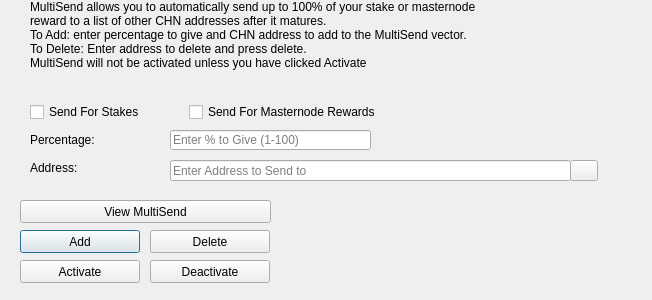
<?xml version="1.0" encoding="UTF-8"?>
<ui version="4.0">
 <class>MultiSendDialog</class>
 <widget class="QDialog" name="MultiSendDialog">
  <property name="windowModality">
   <enum>Qt::NonModal</enum>
  </property>
  <property name="geometry">
   <rect>
    <x>0</x>
    <y>0</y>
    <width>652</width>
    <height>300</height>
   </rect>
  </property>
  <property name="windowTitle">
   <string>MultiSend</string>
  </property>
  <widget class="QLineEdit" name="multiSendPercentEdit">
   <property name="geometry">
    <rect>
     <x>170</x>
     <y>130</y>
     <width>201</width>
     <height>20</height>
    </rect>
   </property>
   <property name="toolTip">
    <string>Enter whole numbers 1 - 100</string>
   </property>
   <property name="placeholderText">
    <string>Enter % to Give (1-100)</string>
   </property>
  </widget>
  <widget class="QLineEdit" name="multiSendAddressEdit">
   <property name="geometry">
    <rect>
     <x>170</x>
     <y>160</y>
     <width>401</width>
     <height>21</height>
    </rect>
   </property>
   <property name="toolTip">
    <string/>
   </property>
   <property name="placeholderText">
    <string>Enter Address to Send to</string>
   </property>
  </widget>
  <widget class="QLabel" name="label_2">
   <property name="geometry">
    <rect>
     <x>30</x>
     <y>0</y>
     <width>451</width>
     <height>121</height>
    </rect>
   </property>
   <property name="lineWidth">
    <number>1</number>
   </property>
   <property name="text">
    <string>MultiSend allows you to automatically send up to 100% of your stake or masternode reward to a list of other CHN addresses after it matures.
To Add: enter percentage to give and CHN address to add to the MultiSend vector.
To Delete: Enter address to delete and press delete.
MultiSend will not be activated unless you have clicked Activate</string>
   </property>
   <property name="alignment">
    <set>Qt::AlignLeading|Qt::AlignLeft|Qt::AlignTop</set>
   </property>
   <property name="wordWrap">
    <bool>true</bool>
   </property>
  </widget>
  <widget class="QLabel" name="message">
   <property name="geometry">
    <rect>
     <x>290</x>
     <y>200</y>
     <width>351</width>
     <height>91</height>
    </rect>
   </property>
   <property name="text">
    <string/>
   </property>
  </widget>
  <widget class="QPushButton" name="addButton">
   <property name="geometry">
    <rect>
     <x>20</x>
     <y>230</y>
     <width>120</width>
     <height>23</height>
    </rect>
   </property>
   <property name="toolTip">
    <string/>
   </property>
   <property name="statusTip">
    <string>Add to MultiSend Vector</string>
   </property>
   <property name="text">
    <string>Add</string>
   </property>
  </widget>
  <widget class="QPushButton" name="disableButton">
   <property name="geometry">
    <rect>
     <x>150</x>
     <y>260</y>
     <width>120</width>
     <height>23</height>
    </rect>
   </property>
   <property name="statusTip">
    <string>Deactivate MultiSend</string>
   </property>
   <property name="text">
    <string>Deactivate</string>
   </property>
  </widget>
  <widget class="QPushButton" name="addressBookButton">
   <property name="geometry">
    <rect>
     <x>570</x>
     <y>160</y>
     <width>28</width>
     <height>21</height>
    </rect>
   </property>
   <property name="toolTip">
    <string>Choose an address from the address book</string>
   </property>
   <property name="text">
    <string/>
   </property>
   <property name="icon">
    <iconset resource="../chronon.qrc">
     <normaloff>:/icons/address-book</normaloff>:/icons/address-book</iconset>
   </property>
   <property name="shortcut">
    <string>Alt+A</string>
   </property>
   <property name="autoDefault">
    <bool>false</bool>
   </property>
  </widget>
  <widget class="QLabel" name="label">
   <property name="geometry">
    <rect>
     <x>30</x>
     <y>130</y>
     <width>121</width>
     <height>20</height>
    </rect>
   </property>
   <property name="toolTip">
    <string>Percentage of stake to send</string>
   </property>
   <property name="text">
    <string>Percentage:</string>
   </property>
  </widget>
  <widget class="QLabel" name="label_5">
   <property name="geometry">
    <rect>
     <x>30</x>
     <y>160</y>
     <width>111</width>
     <height>16</height>
    </rect>
   </property>
   <property name="toolTip">
    <string>Address to send portion of stake to</string>
   </property>
   <property name="text">
    <string>Address:</string>
   </property>
  </widget>
  <widget class="QPushButton" name="deleteButton">
   <property name="geometry">
    <rect>
     <x>150</x>
     <y>230</y>
     <width>120</width>
     <height>23</height>
    </rect>
   </property>
   <property name="toolTip">
    <string/>
   </property>
   <property name="statusTip">
    <string>Delete Address From MultiSend Vector</string>
   </property>
   <property name="text">
    <string>Delete</string>
   </property>
  </widget>
  <widget class="QPushButton" name="activateButton">
   <property name="geometry">
    <rect>
     <x>20</x>
     <y>260</y>
     <width>120</width>
     <height>23</height>
    </rect>
   </property>
   <property name="statusTip">
    <string>Activate MultiSend</string>
   </property>
   <property name="text">
    <string>Activate</string>
   </property>
  </widget>
  <widget class="QPushButton" name="viewButton">
   <property name="geometry">
    <rect>
     <x>20</x>
     <y>200</y>
     <width>251</width>
     <height>23</height>
    </rect>
   </property>
   <property name="toolTip">
    <string/>
   </property>
   <property name="statusTip">
    <string>View MultiSend Vector</string>
   </property>
   <property name="text">
    <string>View MultiSend</string>
   </property>
  </widget>
  <widget class="QWidget" name="horizontalLayoutWidget">
   <property name="geometry">
    <rect>
     <x>30</x>
     <y>100</y>
     <width>351</width>
     <height>24</height>
    </rect>
   </property>
   <layout class="QHBoxLayout" name="horizontalLayout">
    <item>
     <widget class="QCheckBox" name="multiSendStakeCheckBox">
      <property name="text">
       <string>Send For Stakes</string>
      </property>
     </widget>
    </item>
    <item>
     <widget class="QCheckBox" name="multiSendMasternodeCheckBox">
      <property name="text">
       <string>Send For Masternode Rewards</string>
      </property>
     </widget>
    </item>
   </layout>
  </widget>
 </widget>
 <resources>
  <include location="../chronon.qrc"/>
 </resources>
 <connections/>
</ui>
